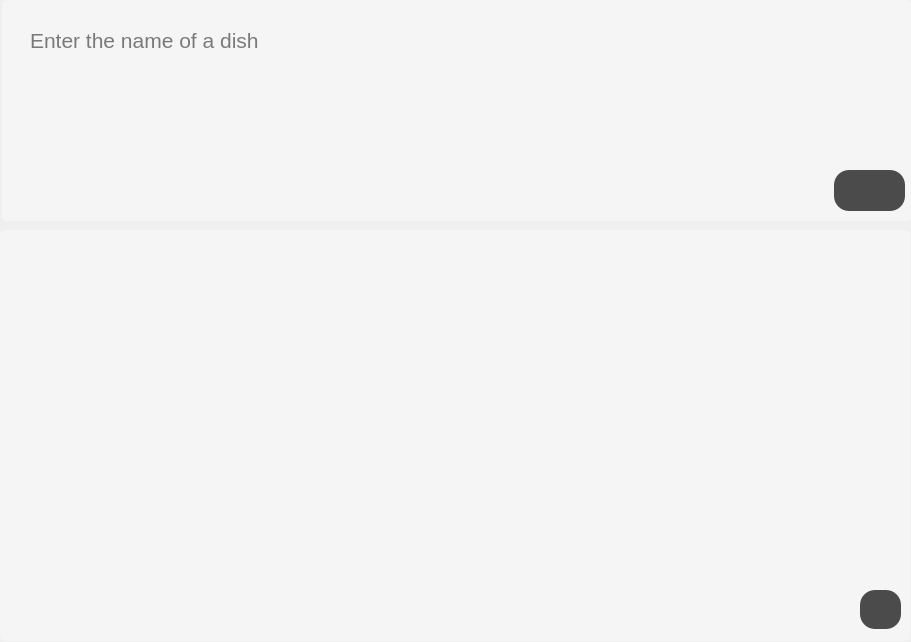
<?xml version="1.0" encoding="UTF-8"?>
<ui version="4.0">
 <class>MainWindow</class>
 <widget class="QMainWindow" name="MainWindow">
  <property name="geometry">
   <rect>
    <x>0</x>
    <y>0</y>
    <width>911</width>
    <height>642</height>
   </rect>
  </property>
  <property name="sizePolicy">
   <sizepolicy hsizetype="Fixed" vsizetype="Fixed">
    <horstretch>0</horstretch>
    <verstretch>0</verstretch>
   </sizepolicy>
  </property>
  <property name="windowTitle">
   <string>Virtual Chef</string>
  </property>
  <property name="windowIcon">
   <iconset>
    <normaloff>resources/icon.ico</normaloff>resources/icon.ico</iconset>
  </property>
  <property name="windowOpacity">
   <double>1.000000000000000</double>
  </property>
  <property name="styleSheet">
   <string notr="true"/>
  </property>
  <property name="tabShape">
   <enum>QTabWidget::Rounded</enum>
  </property>
  <widget class="QWidget" name="centralwidget">
   <property name="styleSheet">
    <string notr="true">QLabel {
  	padding: 10px;
  	border: none;
  	border-radius: 5px;
  	background-color: #f5f5f5;
  	width: 100%;
}

QLabel:hover {
	outline: none;
 	background-color: #fff;
}

QPushButton {
	border: none;
	border-radius: 15px;
	background-color: rgb(75, 75, 75);
	color: rgb(75, 75, 75);
	color: white;
	font-weight: bold;
	font-size: 14px;
	padding: 10px 20px;
}
    
QPushButton:hover {
	background-color: #686868;
}

QTextEdit {
  	padding: 10px;
	padding-left: 24px;
	padding-top: 24px;
  	border: none;
  	border-radius: 5px;
  	background-color: #f5f5f5;
  	width: 100%;
}

QTextEdit:focus {
	outline: none;
 	background-color: #fff;
}</string>
   </property>
   <widget class="QFrame" name="frame">
    <property name="geometry">
     <rect>
      <x>170</x>
      <y>400</y>
      <width>120</width>
      <height>80</height>
     </rect>
    </property>
    <property name="frameShape">
     <enum>QFrame::StyledPanel</enum>
    </property>
    <property name="frameShadow">
     <enum>QFrame::Raised</enum>
    </property>
   </widget>
   <widget class="QTextEdit" name="inpt">
    <property name="geometry">
     <rect>
      <x>2</x>
      <y>0</y>
      <width>910</width>
      <height>221</height>
     </rect>
    </property>
    <property name="font">
     <font>
      <pointsize>16</pointsize>
     </font>
    </property>
    <property name="cursor" stdset="0">
     <cursorShape>IBeamCursor</cursorShape>
    </property>
    <property name="styleSheet">
     <string notr="true"/>
    </property>
    <property name="frameShape">
     <enum>QFrame::Box</enum>
    </property>
    <property name="frameShadow">
     <enum>QFrame::Plain</enum>
    </property>
    <property name="lineWidth">
     <number>1</number>
    </property>
    <property name="midLineWidth">
     <number>0</number>
    </property>
    <property name="sizeAdjustPolicy">
     <enum>QAbstractScrollArea::AdjustIgnored</enum>
    </property>
    <property name="html">
     <string>&lt;!DOCTYPE HTML PUBLIC &quot;-//W3C//DTD HTML 4.0//EN&quot; &quot;http://www.w3.org/TR/REC-html40/strict.dtd&quot;&gt;
&lt;html&gt;&lt;head&gt;&lt;meta name=&quot;qrichtext&quot; content=&quot;1&quot; /&gt;&lt;meta charset=&quot;utf-8&quot; /&gt;&lt;style type=&quot;text/css&quot;&gt;
p, li { white-space: pre-wrap; }
hr { height: 1px; border-width: 0; }
li.unchecked::marker { content: &quot;\2610&quot;; }
li.checked::marker { content: &quot;\2612&quot;; }
&lt;/style&gt;&lt;/head&gt;&lt;body style=&quot; font-family:'Segoe UI'; font-size:16pt; font-weight:400; font-style:normal;&quot;&gt;
&lt;p style=&quot;-qt-paragraph-type:empty; margin-top:0px; margin-bottom:0px; margin-left:0px; margin-right:0px; -qt-block-indent:0; text-indent:0px;&quot;&gt;&lt;br /&gt;&lt;/p&gt;&lt;/body&gt;&lt;/html&gt;</string>
    </property>
    <property name="placeholderText">
     <string>Enter the name of a dish</string>
    </property>
   </widget>
   <widget class="QPushButton" name="button">
    <property name="geometry">
     <rect>
      <x>834</x>
      <y>170</y>
      <width>71</width>
      <height>41</height>
     </rect>
    </property>
    <property name="text">
     <string/>
    </property>
    <property name="icon">
     <iconset>
      <normaloff>resources/generate.png</normaloff>resources/generate.png</iconset>
    </property>
    <property name="iconSize">
     <size>
      <width>20</width>
      <height>20</height>
     </size>
    </property>
   </widget>
   <widget class="QPushButton" name="speak_button">
    <property name="geometry">
     <rect>
      <x>860</x>
      <y>590</y>
      <width>41</width>
      <height>39</height>
     </rect>
    </property>
    <property name="text">
     <string/>
    </property>
    <property name="icon">
     <iconset>
      <normaloff>resources/speak.png</normaloff>resources/speak.png</iconset>
    </property>
    <property name="iconSize">
     <size>
      <width>16</width>
      <height>16</height>
     </size>
    </property>
   </widget>
   <widget class="QScrollArea" name="scrollArea">
    <property name="geometry">
     <rect>
      <x>0</x>
      <y>230</y>
      <width>910</width>
      <height>411</height>
     </rect>
    </property>
    <property name="frameShape">
     <enum>QFrame::NoFrame</enum>
    </property>
    <property name="widgetResizable">
     <bool>true</bool>
    </property>
    <widget class="QWidget" name="scrollAreaWidgetContents">
     <property name="geometry">
      <rect>
       <x>0</x>
       <y>0</y>
       <width>910</width>
       <height>411</height>
      </rect>
     </property>
     <layout class="QHBoxLayout" name="horizontalLayout">
      <property name="spacing">
       <number>0</number>
      </property>
      <property name="leftMargin">
       <number>0</number>
      </property>
      <property name="topMargin">
       <number>0</number>
      </property>
      <property name="rightMargin">
       <number>0</number>
      </property>
      <property name="bottomMargin">
       <number>0</number>
      </property>
      <item>
       <widget class="QLabel" name="output_label">
        <property name="font">
         <font>
          <pointsize>16</pointsize>
         </font>
        </property>
        <property name="cursor">
         <cursorShape>IBeamCursor</cursorShape>
        </property>
        <property name="text">
         <string/>
        </property>
        <property name="wordWrap">
         <bool>true</bool>
        </property>
        <property name="margin">
         <number>24</number>
        </property>
        <property name="textInteractionFlags">
         <set>Qt::LinksAccessibleByMouse|Qt::TextSelectableByKeyboard|Qt::TextSelectableByMouse</set>
        </property>
       </widget>
      </item>
     </layout>
    </widget>
   </widget>
   <zorder>frame</zorder>
   <zorder>inpt</zorder>
   <zorder>button</zorder>
   <zorder>scrollArea</zorder>
   <zorder>speak_button</zorder>
  </widget>
 </widget>
 <resources/>
 <connections/>
</ui>
